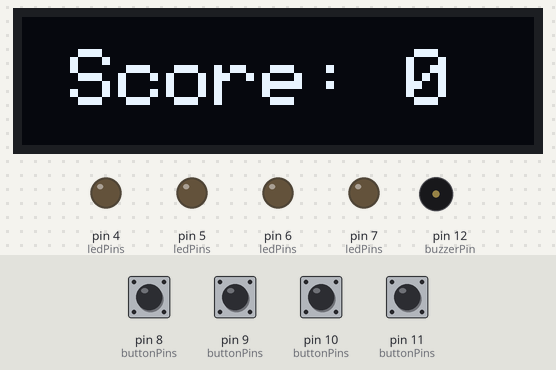
Recording of a sketch running on a simulated Arduino Uno, built with avr-gcc and run on an emulated ATmega328P. Shown: 128×32 one-colour display, output pins drawn as LEDs (lit = HIGH), buzzer (waves = sounding). Inputs (shaded band) come from the test bench; at power-on: pin 8 (buttonPins), pin 9 (buttonPins), pin 10 (buttonPins), pin 11 (buttonPins) HIGH. Random numbers use the default seed unless the sketch sets one; what the sketch prints to the serial monitor is not drawn.

Above: at 4.7 s.
4.8 s: pin 9 (buttonPins) pulled LOW for 0.15 s
At 6.6 s:
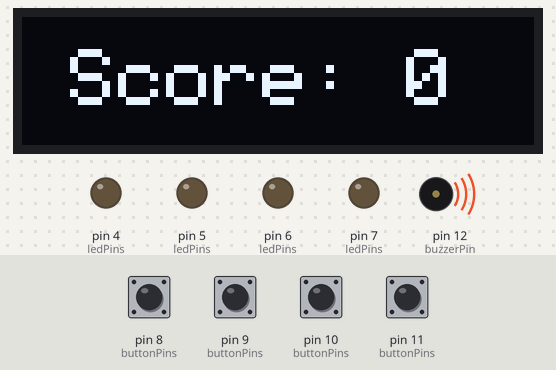
7.9 s: pin 10 (buttonPins) pulled LOW for 1 s
At 10.58 s:
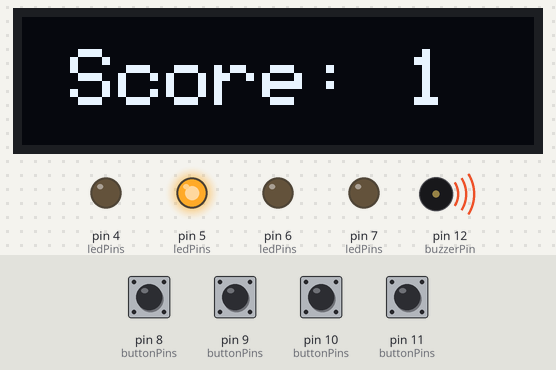
11.9 s: pin 8 (buttonPins) pulled LOW for 0.15 s
At 13.2 s:
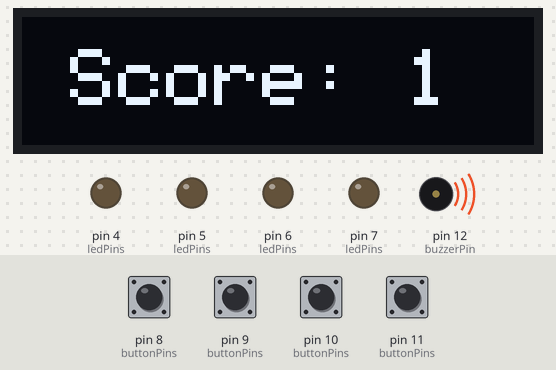
15.0 s: pin 8 (buttonPins) pulled LOW for 1 s
At 15.87 s:
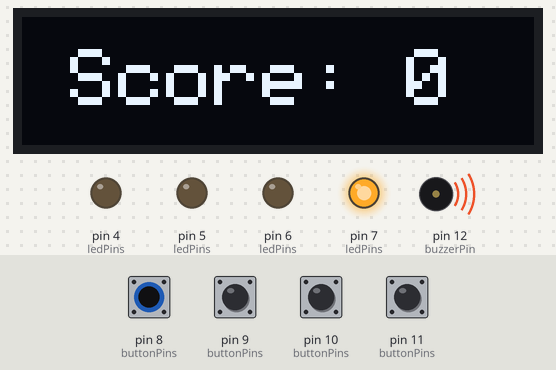
Timing chart, 0 to 18.5 s (numbered marks = the images above; inputs shaded):
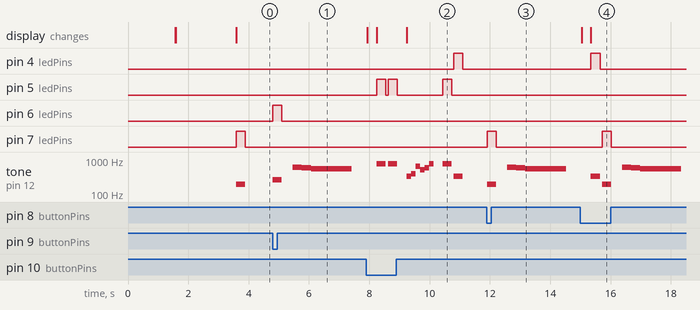

Measured:
- after the input at 4.8 s, pin 6 (ledPins): LOW → HIGH at once, → LOW 0.30 s later; tone on pin 12 (buzzerPin): plays 262 Hz for 0.30 s, 622 Hz for 0.30 s, 587 Hz for 0.30 s, 554 Hz for 1.4 s, starting at once
- after the input at 7.9 s, pin 4 (ledPins): LOW → HIGH after 2.9 s, → LOW 0.30 s later
- after the input at 11.9 s, pin 7 (ledPins): LOW → HIGH at once, → LOW 0.30 s later; tone on pin 12 (buzzerPin): plays 196 Hz for 0.30 s, 622 Hz for 0.30 s, 587 Hz for 0.30 s, 554 Hz for 1.4 s, starting at once
- after the input at 15.0 s, pin 7 (ledPins): LOW → HIGH after 0.72 s, → LOW 0.30 s later

The sketch:

simon_v1.0.ino
```cpp
/**********************************************************************************
 * TITLE: Simon Says Game
 * DESCRIPTION: This is the classic memory game implemented in Arduino!
 * YOUTUBE CHANNEL: https://www.youtube.com/@jadsa
 * Jhimmy Astoraque D.
 * *******************************************************************************/

// libraries
#include <Wire.h>
#include <Adafruit_GFX.h>
#include <Adafruit_SSD1306.h>
#include <EEPROM.h>
#include "pitches.h" // make sure you have this file in the same folder of this skecth

// leds
const uint8_t yellowLed = 7, blueLed = 6, greenLed = 4, redLed = 5;
const uint8_t ledPins[] = {yellowLed, blueLed, greenLed, redLed};

// buttons
const uint8_t yellowBtn = 8, blueBtn = 9, greenBtn = 11, redBtn = 10;
const uint8_t buttonPins[] = {yellowBtn, blueBtn, greenBtn, redBtn};
const uint16_t buttonTones[] = {NOTE_G3, NOTE_C4, NOTE_E4, NOTE_G5};

// oled
const uint8_t width = 128;
const uint8_t height = 32;
const uint8_t oledAddress = 0X3C;
const int8_t oledReset = -1;
Adafruit_SSD1306 oled(width, height, &Wire, oledReset);

// buzzer
const uint8_t buzzerPin = 12;

// game state and settings
const uint8_t maxGameLength = 100; // Guinness's world record 84
uint8_t gameSequence[maxGameLength] = {0};
uint8_t gameIndex = 0; // can be used for referencing score

// non volatile score
const uint8_t highScoreAddress = 0; // score won't be more than 255


void setup()
{
    Serial.begin(115200);

    // config pins
    pinMode(buzzerPin, OUTPUT);
    for (uint8_t i = 0; i < sizeof(ledPins); i++)
    {
        pinMode(ledPins[i], OUTPUT);
        pinMode(buttonPins[i], INPUT_PULLUP);
    }

    // oled config
    Wire.begin();
    oled.begin(SSD1306_SWITCHCAPVCC, oledAddress);
    oled.clearDisplay();
    oled.setTextColor(WHITE);


    // random generator
    randomSeed(analogRead(A0));

    // uncomment if you want to reset high score
    // resetHighScore();

    // Initial msgs
    welcomeMessage();
    showCurrentRecord();
    delay(2000);
    showScore(gameIndex);

}

void loop()
{
    gameSequence[gameIndex++] = random(0, 4); // Add a random color to the sequence

    if (gameIndex >= maxGameLength)
    {
        gameIndex = maxGameLength - 1; // keep it in bounds
    }

    autoPlaySequence();
    if (!checkUserValidSequence())
    {
        gameOver();
    }

    delay(300);

    showScore(gameIndex);
    if (gameIndex > 0)
    {
        playLevelUpSound();
        delay(300);
    }

}


/******* Helper Functions *******/

void welcomeMessage()
{
    oled.setCursor(0, 0);
    oled.setTextSize(2);
    oled.print("Welcome To");
    oled.setCursor(0, 16);
    oled.print("Simon Game");
    oled.display();
    delay(1500);
    oled.clearDisplay();
    oled.display();
}

void autoPlaySequence()
{
    for (uint8_t i = 0; i < gameIndex; i++)
    {
        uint8_t currentLed = gameSequence[i];
        illuminateLedAndPlaySound(currentLed);
        delay(70);
    }
}

void illuminateLedAndPlaySound(uint8_t ledIndex)
{
    digitalWrite(ledPins[ledIndex], HIGH);
    tone(buzzerPin, buttonTones[ledIndex]);
    delay(300);
    digitalWrite(ledPins[ledIndex], LOW);
    noTone(buzzerPin);
}

bool checkUserValidSequence()
{
    for (uint8_t i = 0; i < gameIndex; i++)
    {
        uint8_t expectedButton = gameSequence[i];
        uint8_t actualButton = readGameButtons();
        illuminateLedAndPlaySound(actualButton);
        if (expectedButton != actualButton)
            return false;
    }

    return true;
}

uint8_t readGameButtons()
{
    while (true)
    {
        for (uint8_t i = 0; i < 4; i++)
        {
            uint8_t buttonPin = buttonPins[i];
            if (digitalRead(buttonPin) == LOW)
                return i;
        }
        delay(5);
    }
}


void gameOver()
{
    uint8_t gameScore = gameIndex - 1;

    Serial.println("Game over!");
    Serial.println("obtained score: " + (String)gameScore + "\n");
    gameIndex = 0;
    // check High Score
    if (gameScore > readHighScore())
        newRecordAchievement(gameScore);
    else
        showScore(gameScore);
    delay(350);

    playGameOverSound();

    for (uint8_t i = 0; i < 10; i++)
    {
        for (int pitch = -10; pitch <= 10; pitch++)
        {
            tone(buzzerPin, NOTE_C5 + pitch);
            delay(5);
        }
    }
    noTone(buzzerPin);
    delay(500);

    oled.clearDisplay();
    oled.display();
}

void playLevelUpSound()
{
    tone(buzzerPin, NOTE_E4);
    delay(150);
    tone(buzzerPin, NOTE_G4);
    delay(150);
    tone(buzzerPin, NOTE_E5);
    delay(150);
    tone(buzzerPin, NOTE_C5);
    delay(150);
    tone(buzzerPin, NOTE_D5);
    delay(150);
    tone(buzzerPin, NOTE_G5);
    delay(150);
    noTone(buzzerPin);
}

void playGameOverSound()
{
    tone(buzzerPin, NOTE_DS5);
    delay(300);
    tone(buzzerPin, NOTE_D5);
    delay(300);
    tone(buzzerPin, NOTE_CS5);
    delay(300);
}

void newRecordAchievement(byte newScore)
{
    writeHighScore(newScore);
    showNewRecord();
}

void showScore(byte score)
{
    oled.clearDisplay();
    oled.setCursor(0, 8);
    oled.setTextSize(2);
    oled.print(" Score: " + (String)score);
    oled.display();
}

void showRecord(String msg)
{
    oled.clearDisplay();
    oled.setTextSize(1);
    oled.setCursor(0, 0);
    oled.print(msg);
    oled.setTextSize(2);
    oled.setCursor(0, 12);
    String s = (String)readHighScore();
    oled.print("    " + s);
    oled.display();
}

void showCurrentRecord()
{
    showRecord("   Current Record:");
}

void showNewRecord()
{
    showRecord("     New Record!");
}

uint8_t readHighScore()
{
    return EEPROM.read(highScoreAddress);
}

void writeHighScore(byte score)
{
    EEPROM.write(highScoreAddress, score);
}

void resetHighScore()
{
    EEPROM.write(highScoreAddress, 0);
}
```

pitches.h
```cpp
/**************************************************
   This file defines constants with the frequency
   of different musical notes.
 *************************************************/

#define NOTE_B0  31
#define NOTE_C1  33
#define NOTE_CS1 35
#define NOTE_D1  37
#define NOTE_DS1 39
#define NOTE_E1  41
#define NOTE_F1  44
#define NOTE_FS1 46
#define NOTE_G1  49
#define NOTE_GS1 52
#define NOTE_A1  55
#define NOTE_AS1 58
#define NOTE_B1  62
#define NOTE_C2  65
#define NOTE_CS2 69
#define NOTE_D2  73
#define NOTE_DS2 78
#define NOTE_E2  82
#define NOTE_F2  87
#define NOTE_FS2 93
#define NOTE_G2  98
#define NOTE_GS2 104
#define NOTE_A2  110
#define NOTE_AS2 117
#define NOTE_B2  123
#define NOTE_C3  131
#define NOTE_CS3 139
#define NOTE_D3  147
#define NOTE_DS3 156
#define NOTE_E3  165
#define NOTE_F3  175
#define NOTE_FS3 185
#define NOTE_G3  196
#define NOTE_GS3 208
#define NOTE_A3  220
#define NOTE_AS3 233
#define NOTE_B3  247
#define NOTE_C4  262
#define NOTE_CS4 277
#define NOTE_D4  294
#define NOTE_DS4 311
#define NOTE_E4  330
#define NOTE_F4  349
#define NOTE_FS4 370
#define NOTE_G4  392
#define NOTE_GS4 415
#define NOTE_A4  440
#define NOTE_AS4 466
#define NOTE_B4  494
#define NOTE_C5  523
#define NOTE_CS5 554
#define NOTE_D5  587
#define NOTE_DS5 622
#define NOTE_E5  659
#define NOTE_F5  698
#define NOTE_FS5 740
#define NOTE_G5  784
#define NOTE_GS5 831
#define NOTE_A5  880
#define NOTE_AS5 932
#define NOTE_B5  988
#define NOTE_C6  1047
#define NOTE_CS6 1109
#define NOTE_D6  1175
#define NOTE_DS6 1245
#define NOTE_E6  1319
#define NOTE_F6  1397
#define NOTE_FS6 1480
#define NOTE_G6  1568
#define NOTE_GS6 1661
#define NOTE_A6  1760
#define NOTE_AS6 1865
#define NOTE_B6  1976
#define NOTE_C7  2093
#define NOTE_CS7 2217
#define NOTE_D7  2349
#define NOTE_DS7 2489
#define NOTE_E7  2637
#define NOTE_F7  2794
#define NOTE_FS7 2960
#define NOTE_G7  3136
#define NOTE_GS7 3322
#define NOTE_A7  3520
#define NOTE_AS7 3729
#define NOTE_B7  3951
#define NOTE_C8  4186
#define NOTE_CS8 4435
#define NOTE_D8  4699
#define NOTE_DS8 4978
```
